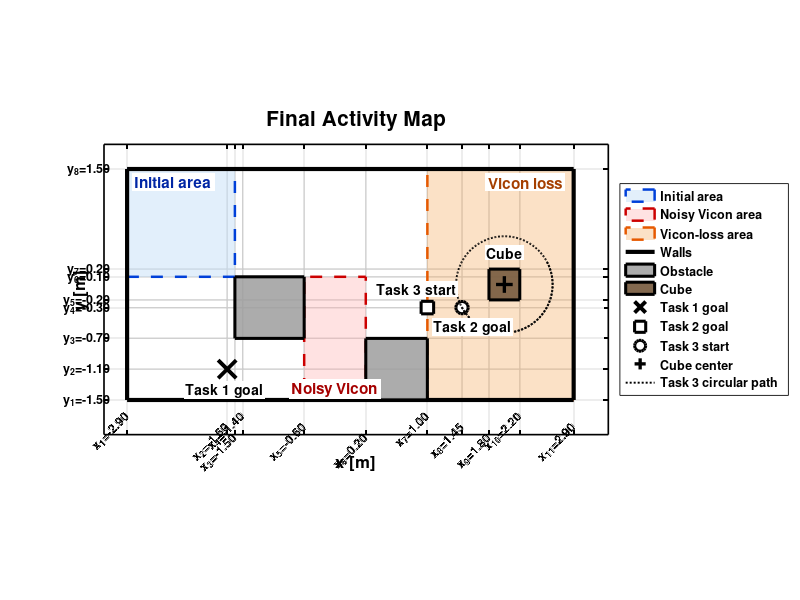

This figure's MATLAB source: (Note: this script raises an error after producing the figure.)
clear; clc; close all;

%% ============================================================
% Final Activity Map for Report - Clean Version
%
% Output:
%   setup/final_activity_map.pdf
%   setup/final_activity_map.png
%
% Put the generated PDF in the setup/introduction part of the report.
%% ============================================================

%% Coordinates from final activity
x1  = -2.90;
x2  = -1.60;
x3  = -1.50;
x4  = -1.40;
x5  = -0.60;
x6  =  0.20;
x7  =  1.00;
x8  =  1.45;
x9  =  1.80;
x10 =  2.20;
x11 =  2.90;

y1 = -1.50;
y2 = -1.10;
y3 = -0.70;
y4 = -0.30;
y5 = -0.20;
y6 =  0.10;
y7 =  0.20;
y8 =  1.50;

%% Output folder
outFolder = fullfile(pwd, 'setup');
if ~exist(outFolder, 'dir')
    mkdir(outFolder);
end

%% Figure setup
fig = figure( ...
    'Color','w', ...
    'Name','Final Activity Map', ...
    'NumberTitle','off', ...
    'Position',[80 60 1350 820]);

ax = axes(fig);
hold(ax,'on');
axis(ax,'equal');
grid(ax,'on');

set(ax, ...
    'Color','w', ...
    'FontSize',12, ...
    'FontWeight','bold', ...
    'LineWidth',1.2, ...
    'GridColor',[0 0 0], ...
    'GridAlpha',0.07, ...
    'XColor','k', ...
    'YColor','k', ...
    'Box','on', ...
    'TickLabelInterpreter','tex');

xlabel(ax,'x [m]', ...
    'FontWeight','bold', ...
    'FontSize',12, ...
    'Color','k');

ylabel(ax,'y [m]', ...
    'FontWeight','bold', ...
    'FontSize',12, ...
    'Color','k');

title(ax,'Final Activity Map', ...
    'FontWeight','bold', ...
    'FontSize',15, ...
    'Color','k');

xlim(ax,[-3.20 3.35]);
ylim(ax,[-1.95 1.82]);

%% Colors
cInitial = [0.78 0.88 0.97];
cRed     = [1.00 0.68 0.68];
cOrange  = [0.96 0.67 0.38];
cObs     = [0.62 0.62 0.62];
cCube    = [0.48 0.37 0.26];

%% ============================================================
% Light coordinate guide lines
%% ============================================================

xVals = [x1 x2 x3 x4 x5 x6 x7 x8 x9 x10 x11];
yVals = [y1 y2 y3 y4 y5 y6 y7 y8];

for xv = xVals
    plot(ax, [xv xv], [y1 y8], '-', ...
        'Color',[0.80 0.80 0.80], ...
        'LineWidth',0.6, ...
        'HandleVisibility','off');
end

for yv = yVals
    plot(ax, [x1 x11], [yv yv], '-', ...
        'Color',[0.80 0.80 0.80], ...
        'LineWidth',0.6, ...
        'HandleVisibility','off');
end

%% ============================================================
% Regions
%% ============================================================

% Initial area
pInitial = patch(ax, ...
    [x1 x3 x3 x1], ...
    [y6 y6 y8 y8], ...
    cInitial, ...
    'EdgeColor',[0.00 0.25 0.85], ...
    'LineStyle','--', ...
    'LineWidth',1.8, ...
    'FaceAlpha',0.52, ...
    'DisplayName','Initial area');

% Red noisy Vicon area
pRed = patch(ax, ...
    [x5 x6 x6 x5], ...
    [y1 y1 y6 y6], ...
    cRed, ...
    'EdgeColor',[0.80 0.00 0.00], ...
    'LineStyle','--', ...
    'LineWidth',1.8, ...
    'FaceAlpha',0.35, ...
    'DisplayName','Noisy Vicon area');

% Orange Vicon-loss area
pOrange = patch(ax, ...
    [x7 x11 x11 x7], ...
    [y1 y1 y8 y8], ...
    cOrange, ...
    'EdgeColor',[0.90 0.35 0.00], ...
    'LineStyle','--', ...
    'LineWidth',1.8, ...
    'FaceAlpha',0.36, ...
    'DisplayName','Vicon-loss area');

%% ============================================================
% Walls and obstacles
%% ============================================================

% Outer walls
pWalls = plot(ax, ...
    [x1 x11 x11 x1 x1], ...
    [y1 y1 y8 y8 y1], ...
    'k-', ...
    'LineWidth',3.0, ...
    'DisplayName','Walls');

% Obstacle 1
pObs1 = patch(ax, ...
    [x3 x5 x5 x3], ...
    [y3 y3 y6 y6], ...
    cObs, ...
    'EdgeColor','k', ...
    'LineWidth',2.2, ...
    'FaceAlpha',0.85, ...
    'DisplayName','Obstacle');

% Obstacle 2
patch(ax, ...
    [x6 x7 x7 x6], ...
    [y1 y1 y3 y3], ...
    cObs, ...
    'EdgeColor','k', ...
    'LineWidth',2.2, ...
    'FaceAlpha',0.85, ...
    'HandleVisibility','off');

% Cube
pCube = patch(ax, ...
    [x9 x10 x10 x9], ...
    [y5 y5 y7 y7], ...
    cCube, ...
    'EdgeColor','k', ...
    'LineWidth',2.2, ...
    'FaceAlpha',0.93, ...
    'DisplayName','Cube');

%% ============================================================
% Task reference points
%% ============================================================

qGoal1  = [x2 y2];               % Task 1 goal
qGoal2  = [x7 y4];               % Task 2 goal
qStart3 = [x8 y4];               % Task 3 start
cubeCenter = [(x9+x10)/2, (y5+y7)/2];

pG1 = plot(ax, qGoal1(1), qGoal1(2), ...
    'kx', ...
    'MarkerSize',13, ...
    'LineWidth',2.8, ...
    'DisplayName','Task 1 goal');

pG2 = plot(ax, qGoal2(1), qGoal2(2), ...
    'ks', ...
    'MarkerSize',9, ...
    'LineWidth',2.2, ...
    'MarkerFaceColor','w', ...
    'DisplayName','Task 2 goal');

pS3 = plot(ax, qStart3(1), qStart3(2), ...
    'ko', ...
    'MarkerSize',9, ...
    'LineWidth',2.2, ...
    'MarkerFaceColor','w', ...
    'DisplayName','Task 3 start');

pCenter = plot(ax, cubeCenter(1), cubeCenter(2), ...
    'k+', ...
    'MarkerSize',12, ...
    'LineWidth',2.4, ...
    'DisplayName','Cube center');

%% ============================================================
% Task 3 circular reference guide
%% ============================================================

R = norm(qStart3 - cubeCenter);
ang0 = atan2(qStart3(2)-cubeCenter(2), qStart3(1)-cubeCenter(1));
ang = linspace(ang0, ang0 + 3*pi, 500);

xcirc = cubeCenter(1) + R*cos(ang);
ycirc = cubeCenter(2) + R*sin(ang);

pCircle = plot(ax, xcirc, ycirc, ...
    ':', ...
    'Color',[0 0 0], ...
    'LineWidth',1.4, ...
    'DisplayName','Task 3 circular path');

%% ============================================================
% Clean labels inside the map
%% ============================================================

bg = 'w';
marg = 2;

text(ax, -2.30, 1.33, ...
    'Initial area', ...
    'FontSize',11, ...
    'FontWeight','bold', ...
    'Color',[0.00 0.15 0.65], ...
    'HorizontalAlignment','center', ...
    'VerticalAlignment','middle', ...
    'BackgroundColor',bg, ...
    'Margin',marg);

text(ax, -0.20, -1.36, ...
    'Noisy Vicon', ...
    'FontSize',11, ...
    'FontWeight','bold', ...
    'Color',[0.65 0.00 0.00], ...
    'HorizontalAlignment','center', ...
    'VerticalAlignment','middle', ...
    'BackgroundColor',bg, ...
    'Margin',marg);

text(ax, 2.27, 1.33, ...
    'Vicon loss', ...
    'FontSize',11, ...
    'FontWeight','bold', ...
    'Color',[0.65 0.25 0.00], ...
    'HorizontalAlignment','center', ...
    'VerticalAlignment','middle', ...
    'BackgroundColor',bg, ...
    'Margin',marg);

text(ax, qGoal1(1)-0.03, qGoal1(2)-0.17, ...
    'Task 1 goal', ...
    'FontSize',10, ...
    'FontWeight','bold', ...
    'Color','k', ...
    'HorizontalAlignment','center', ...
    'VerticalAlignment','top', ...
    'BackgroundColor',bg, ...
    'Margin',1);

text(ax, qGoal2(1)+0.08, qGoal2(2)-0.15, ...
    'Task 2 goal', ...
    'FontSize',10, ...
    'FontWeight','bold', ...
    'Color','k', ...
    'HorizontalAlignment','left', ...
    'VerticalAlignment','top', ...
    'BackgroundColor',bg, ...
    'Margin',1);

text(ax, qStart3(1)-0.07, qStart3(2)+0.16, ...
    'Task 3 start', ...
    'FontSize',10, ...
    'FontWeight','bold', ...
    'Color','k', ...
    'HorizontalAlignment','right', ...
    'VerticalAlignment','bottom', ...
    'BackgroundColor',bg, ...
    'Margin',1);

text(ax, cubeCenter(1), cubeCenter(2)+0.34, ...
    'Cube', ...
    'FontSize',10, ...
    'FontWeight','bold', ...
    'Color','k', ...
    'HorizontalAlignment','center', ...
    'VerticalAlignment','bottom', ...
    'BackgroundColor',bg, ...
    'Margin',1);

%% ============================================================
% Official coordinate labels outside the map
% Cleaner than putting all x_i and y_i as tick labels.
%% ============================================================

% Keep numerical tick marks simple
set(ax, ...
    'XTick', xVals, ...
    'YTick', yVals, ...
    'XTickLabel', [], ...
    'YTickLabel', []);

% x labels below the map, staggered to avoid overlap
xNames = {'x_1','x_2','x_3','x_4','x_5','x_6','x_7','x_8','x_9','x_{10}','x_{11}'};
xNums  = {'-2.90','-1.60','-1.50','-1.40','-0.60','0.20','1.00','1.45','1.80','2.20','2.90'};

xLabelYLevels = [ ...
    y1-0.18, ...
    y1-0.32, ...
    y1-0.46];

for i = 1:numel(xVals)
    level = mod(i-1, numel(xLabelYLevels)) + 1;
    labelStr = sprintf('%s=%s', xNames{i}, xNums{i});
    text(ax, xVals(i), xLabelYLevels(level), labelStr, ...
        'FontSize',9, ...
        'FontWeight','bold', ...
        'Color','k', ...
        'Rotation',45, ...
        'HorizontalAlignment','right', ...
        'VerticalAlignment','middle', ...
        'Clipping','off');
end

% y labels on the left side, slightly outside the map
yNames = {'y_1','y_2','y_3','y_4','y_5','y_6','y_7','y_8'};
yNums  = {'-1.50','-1.10','-0.70','-0.30','-0.20','0.10','0.20','1.50'};

for i = 1:numel(yVals)
    labelStr = sprintf('%s=%s', yNames{i}, yNums{i});
    text(ax, x1-0.22, yVals(i), labelStr, ...
        'FontSize',9, ...
        'FontWeight','bold', ...
        'Color','k', ...
        'HorizontalAlignment','right', ...
        'VerticalAlignment','middle', ...
        'Clipping','off');
end

%% ============================================================
% Legend
%% ============================================================

lgd = legend(ax, ...
    [pInitial pRed pOrange pWalls pObs1 pCube pG1 pG2 pS3 pCenter pCircle], ...
    'Location','eastoutside');

set(lgd, ...
    'Box','on', ...
    'Color','w', ...
    'TextColor','k', ...
    'FontSize',9, ...
    'FontWeight','bold');

%% Bring important objects to front
uistack(pInitial,'bottom');
uistack(pRed,'bottom');
uistack(pOrange,'bottom');

uistack(pWalls,'top');
uistack(pObs1,'top');
uistack(pCube,'top');
uistack(pCircle,'top');
uistack(pG1,'top');
uistack(pG2,'top');
uistack(pS3,'top');
uistack(pCenter,'top');

%% Save figure
drawnow;

pdfFile = fullfile(outFolder,'final_activity_map.pdf');
pngFile = fullfile(outFolder,'final_activity_map.png');

exportgraphics(fig, pdfFile, ...
    'ContentType','vector', ...
    'BackgroundColor','white');

exportgraphics(fig, pngFile, ...
    'Resolution',300, ...
    'BackgroundColor','white');

fprintf('\nSaved map files:\n');
fprintf('%s\n', pdfFile);
fprintf('%s\n', pngFile);
